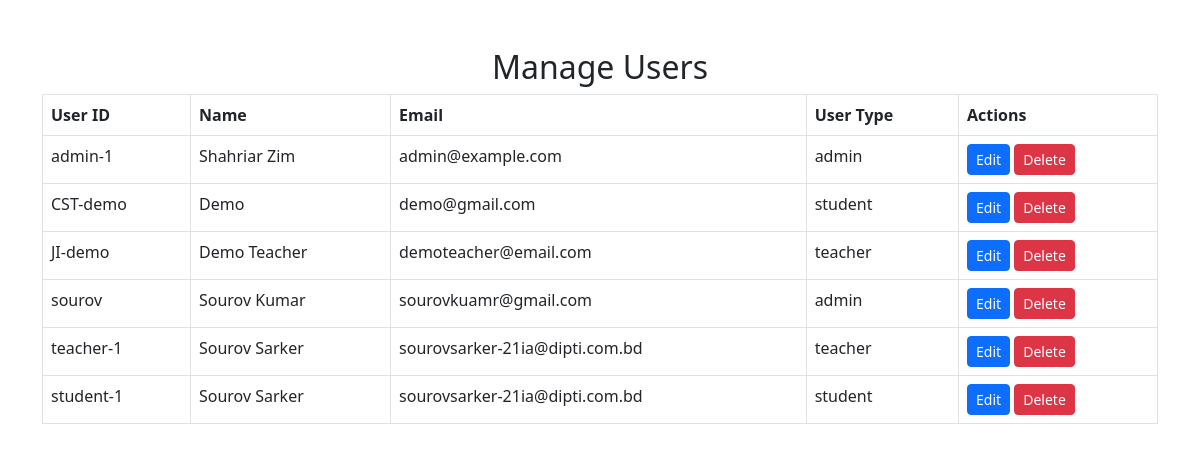
The app's page /admin/manage_user.php (signed in), older data.
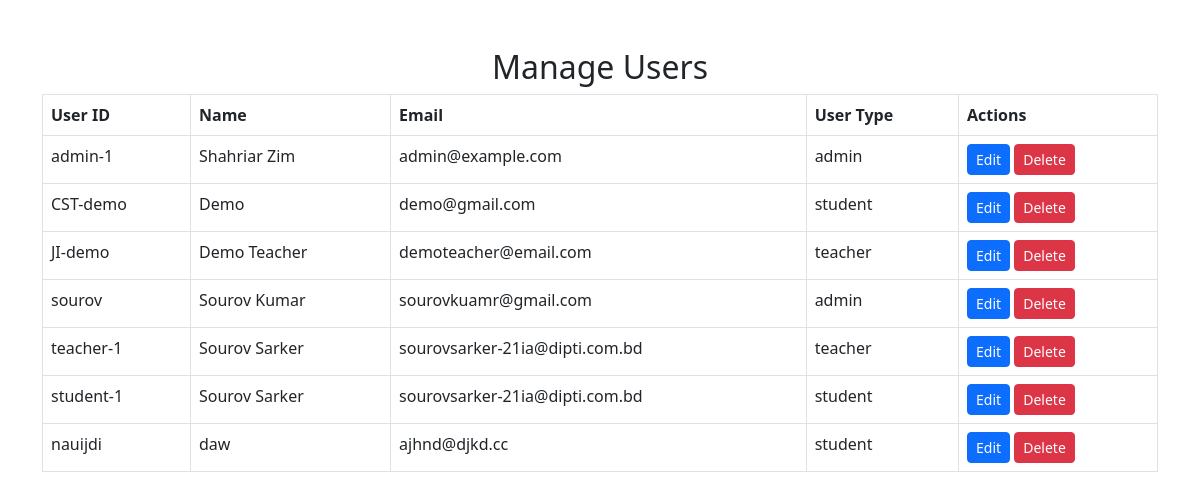
The same page, newer data.
### tables this page shows
CREATE TABLE `users` (
  `id` int(11) NOT NULL,
  `user_id` varchar(20) NOT NULL,
  `name` varchar(100) DEFAULT NULL,
  `email` varchar(100) DEFAULT NULL,
  `password` varchar(100) DEFAULT NULL,
  `user_type` enum('student','teacher','admin') NOT NULL,
  `session` varchar(20) DEFAULT NULL,
  `semester` enum('1st','2nd','3rd','4th','5th','6th','7th','8th') DEFAULT NULL,
  `role` enum('CI','Instructor','Junior Instructor') DEFAULT NULL,
  `photo` varchar(255) DEFAULT NULL,
  `created_at` timestamp NOT NULL DEFAULT current_timestamp()
);

### admin/manage_user.php (the view, shortened to what this page needs)
<?php
include '../db/database.php';
$result = $conn->query("SELECT * FROM users");
?>
<!DOCTYPE html>
<html lang="en">
<head>
    <link rel="stylesheet" href="https://cdn.jsdelivr.net/npm/bootstrap@5.3.0/dist/css/bootstrap.min.css">
</head>
<body>
    <div class="container mt-5">
        <h2 class="text-center">Manage Users</h2>
        <table class="table table-bordered">
            <thead>
                <tr>
                    <th>User ID</th>
                    <th>Name</th>
                    <th>Email</th>
                    <th>User Type</th>
                    <th>Actions</th>
                </tr>
            </thead>
            <tbody>
                <?php
                while ($row = $result->fetch_assoc()) {
                    echo "<tr>";
                    echo "<td>" . $row['user_id'] . "</td>";
                    echo "<td>" . $row['name'] . "</td>";
                    echo "<td>" . $row['email'] . "</td>";
                    echo "<td>" . $row['user_type'] . "</td>";
                    echo "<td>";
                    echo "<a href='edit_user.php?id=" . $row['id'] . "' class='btn btn-primary btn-sm'>Edit</a> ";
                    echo "<a href='delete_user.php?id=" . $row['id'] . "' class='btn btn-danger btn-sm' onclick=\"return confirm('Are you sure you want to delete this user?');\">Delete</a>";
                    echo "</td>";
                    echo "</tr>";
                }
                ?>
            </tbody>
        </table>
    </div>
</body>
</html>

Row changes from the older to the newer data that the page shows:
added users: user "nauijdi", name "daw", email "ajhnd@djkd.cc", user_type "student"
